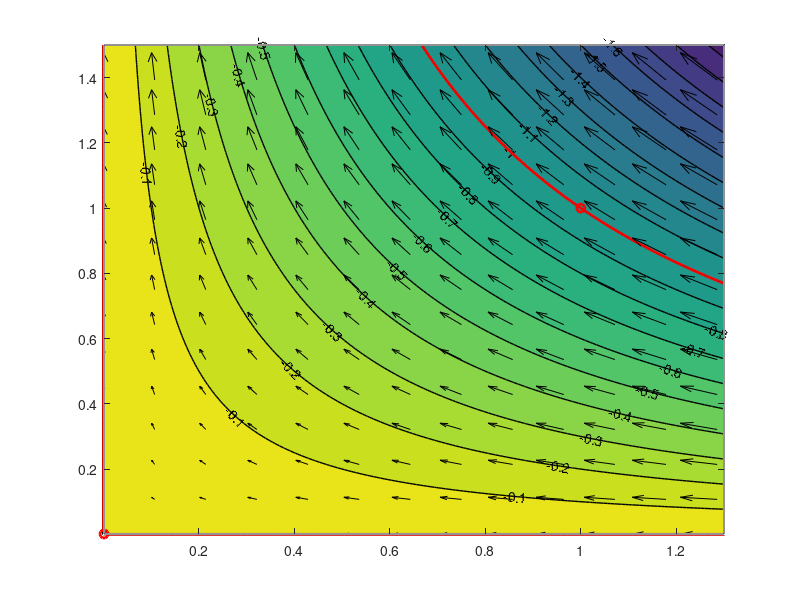

Reproduce this figure in MATLAB.
%%
[x,y] = meshgrid(linspace(0,1.5,200),linspace(0,1.5,200));
[X,Y] = meshgrid(linspace(0,1.5,15),linspace(0,1.5,15));

A=1; 
% Constant

y_stag = 1E-3;
x_stag = 1E-3;
% Stagnation at (0,0)

u_x = -A.*X;
u_y = A.*Y;
% Velocity components

psi = -A.*x.*y;
% Streamfunction

figure(1)
[x,y] = contourf(x,y,psi,'LevelStep',0.1,'LineWidth',1);

hold on



plot(x_stag,y_stag,'ro','LineWidth',2)

plot(1,1,'ro','LineWidth',2)

clabel(x,y)


xlim([0.001 1.3])
ylim([0.001 1.5])

[x,y] = meshgrid(linspace(0,1.5,200),linspace(0,1.5,200));

contour(x,y,psi,'r','LevelStep',1,'LineWidth',2);




quiver(X,Y,u_x,u_y,'k');




